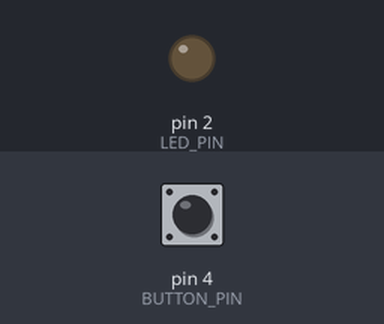
Recording of a sketch running on a simulated Arduino Uno, built for the host (arithmetic inside an expression is 32-bit, double 64-bit). Parts: output pins drawn as LEDs (lit = HIGH). The test bench sets the inputs (shaded band); at power-on: pin 4 (BUTTON_PIN) LOW. What the sketch prints to the serial monitor is not drawn.

Above: at 1.2 s.
1.3 s: pin 4 (BUTTON_PIN) pulled HIGH for 0.15 s
At 1.43 s:
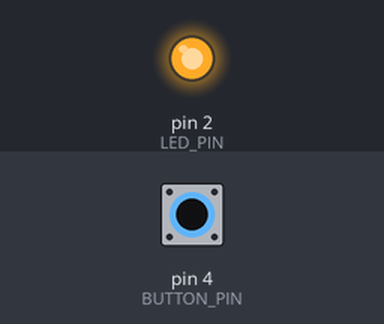
3.0 s: pin 4 (BUTTON_PIN) pulled HIGH for 3.2 s
At 7.6 s:
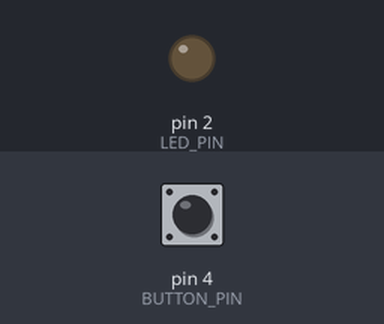
Timing chart, 0 to 9.1 s (numbered marks = the images above; inputs shaded):
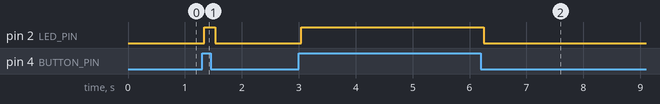

The sketch:

code-led-button.ino
```cpp
// =====================================
// WORKSHOP 1: LED CONTROLLED BY BUTTON
// Your first real interactive circuit!
// =====================================
//
// Hardware: 1x LED + 1x 220 ohm resistor + 1x push button
// Pins: GPIO 2 -> LED, GPIO 4 -> Button
// Libraries: None (built-in only)

// ===== PIN DEFINITIONS =====
const int LED_PIN = 2;      // LED connected to GPIO pin 2
const int BUTTON_PIN = 4;   // Button connected to GPIO pin 4

// ===== SETUP (runs once at startup) =====
void setup() {
  // Start serial communication for debugging
  Serial.begin(9600);

  // Configure pins
  pinMode(LED_PIN, OUTPUT);           // LED is something we control (output)
  pinMode(BUTTON_PIN, INPUT_PULLDOWN); // Button is something we read (input with internal pull-down resistor)

  // Print welcome message
  Serial.println("=== LED + Button Circuit ===");
  Serial.println("Press the button to control the LED!");
  Serial.println("");
}

// ===== MAIN PROGRAM (runs forever) =====
void loop() {
  // Read the button state
  // HIGH = pressed (button makes connection)
  // LOW = released (button breaks connection)
  int buttonState = digitalRead(BUTTON_PIN);

  // If button is pressed
  if (buttonState == HIGH) {
    digitalWrite(LED_PIN, HIGH);  // Turn LED on
    Serial.println("🔘 Button pressed - LED ON");

  } else {
    // Button is not pressed
    digitalWrite(LED_PIN, LOW);   // Turn LED off
    Serial.println("Button released - LED OFF");
  }

  // Wait a bit before checking again
  // (prevents Serial from printing too fast)
  delay(100);
}

// ===== HOW THIS WORKS =====
// 1. setup() tells Arduino: "Make pin 2 an output, pin 4 an input"
// 2. loop() runs continuously:
//    - Read pin 4: Is button pressed (HIGH) or released (LOW)?
//    - If pressed: Set pin 2 to HIGH (turn LED on)
//    - If not pressed: Set pin 2 to LOW (turn LED off)
// 3. Print messages so you can see what's happening

// ===== TRY THIS - WARM-UP =====
// Experiment 1: Change delay(100) to delay(500). Notice how the Serial output slows down.
// Experiment 2: Add a second LED on GPIO 5 with a 220Ω resistor. Make both LEDs follow the button.

// ===== TRY THIS - REAL STRETCH GOALS =====
// Each one has an acceptance criterion. If your code does the thing, you're done.

// Stretch 1: TOGGLE-ON-PRESS
// Make the LED toggle each time the button is *pressed* (not while held).
// You'll need to detect the rising edge: the moment when button goes LOW->HIGH.
// Hint: store the previous button state in a variable.
// Done when: one press = LED on, next press = LED off.

// Stretch 2: NON-BLOCKING BLINK
// While the button is *not* pressed, blink the LED at 2 Hz.
// While the button *is* pressed, the LED stays steady on.
// Constraint: don't use delay() in your main loop - use millis() instead.
// Done when: the button responds instantly even mid-blink (no perceptible lag).

// Stretch 3: PRESS-DURATION BRIGHTNESS
// Use ledcAttach() / ledcWrite() (LEDC PWM API) to control LED brightness.
// The longer you hold the button, the brighter the LED gets (0-255).
// On release, the brightness resets to 0 over 1 second.
// Done when: tap = dim, hold 2 seconds = full brightness, release = smooth fade-down.

// Stretch 4: DEBOUNCE COUNTER
// Print a counter to Serial that increments by exactly 1 per physical press,
// even though digitalRead() may bounce 5-20 times per real press.
// Approach: ignore button state changes within ~30 ms of the previous change.
// Done when: 10 presses prints exactly 1..10 in Serial, never skipping or doubling.
```

Measured:
- after the input at 1.3 s, pin 2 (LED_PIN): LOW → HIGH at once, → LOW 0.20 s later
- after the input at 3.0 s, pin 2 (LED_PIN): LOW → HIGH at once, → LOW 3.2 s later
